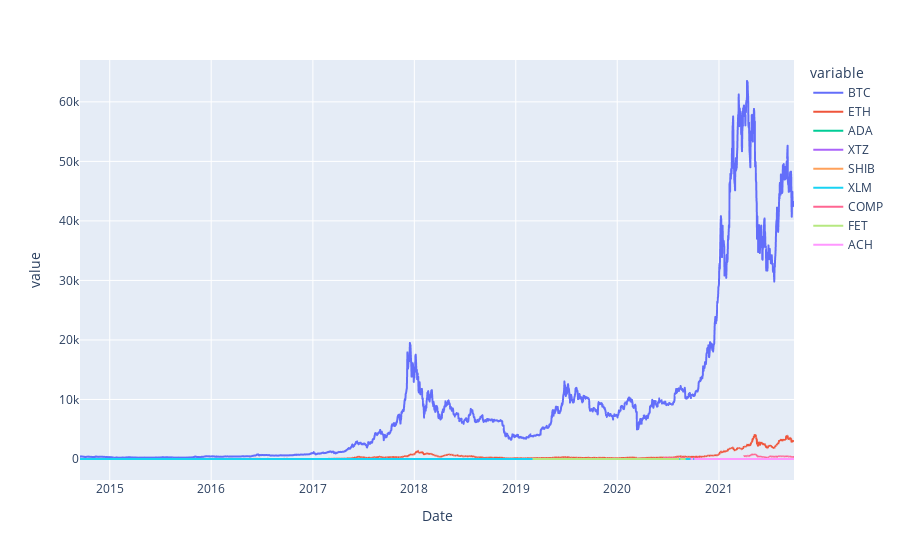

Notebook source saved alongside this figure:
### Code cell
fig = px.line(df, y=data_cols)
fig.show();

### Figure 1 — Plotly figure (JSON) as saved in the notebook; plotly's stock layout.template omitted (floating-point values rounded to 4 significant figures; data arrays with more than 128 entries replaced by an {"elided": "..."} marker saying what was removed)
{"data": [{"hovertemplate": "variable=BTC<br>Date=%{x}<br>value=%{y}<extra></extra>", "legendgroup": "BTC", "line": {"color": "#636efa", "dash": "solid"}, "marker": {"symbol": "circle"}, "mode": "lines", "name": "BTC", "showlegend": true, "type": "scattergl", "x": {"elided": "2794 str values"}, "xaxis": "x", "y": {"elided": "2794 float values"}, "yaxis": "y"}, {"hovertemplate": "variable=ETH<br>Date=%{x}<br>value=%{y}<extra></extra>", "legendgroup": "ETH", "line": {"color": "#EF553B", "dash": "solid"}, "marker": {"symbol": "circle"}, "mode": "lines", "name": "ETH", "showlegend": true, "type": "scattergl", "x": {"elided": "2794 str values"}, "xaxis": "x", "y": {"elided": "2794 float values"}, "yaxis": "y"}, {"hovertemplate": "variable=ADA<br>Date=%{x}<br>value=%{y}<extra></extra>", "legendgroup": "ADA", "line": {"color": "#00cc96", "dash": "solid"}, "marker": {"symbol": "circle"}, "mode": "lines", "name": "ADA", "showlegend": true, "type": "scattergl", "x": {"elided": "2794 str values"}, "xaxis": "x", "y": {"elided": "2794 float values"}, "yaxis": "y"}, {"hovertemplate": "variable=XTZ<br>Date=%{x}<br>value=%{y}<extra></extra>", "legendgroup": "XTZ", "line": {"color": "#ab63fa", "dash": "solid"}, "marker": {"symbol": "circle"}, "mode": "lines", "name": "XTZ", "showlegend": true, "type": "scattergl", "x": {"elided": "2794 str values"}, "xaxis": "x", "y": {"elided": "2794 float values"}, "yaxis": "y"}, {"hovertemplate": "variable=SHIB<br>Date=%{x}<br>value=%{y}<extra></extra>", "legendgroup": "SHIB", "line": {"color": "#FFA15A", "dash": "solid"}, "marker": {"symbol": "circle"}, "mode": "lines", "name": "SHIB", "showlegend": true, "type": "scattergl", "x": {"elided": "2794 str values"}, "xaxis": "x", "y": {"elided": "2794 float values"}, "yaxis": "y"}, {"hovertemplate": "variable=XLM<br>Date=%{x}<br>value=%{y}<extra></extra>", "legendgroup": "XLM", "line": {"color": "#19d3f3", "dash": "solid"}, "marker": {"symbol": "circle"}, "mode": "lines", "name": "XLM", "showlegend": true, "type": "scattergl", "x": {"elided": "2794 str values"}, "xaxis": "x", "y": {"elided": "2794 float values"}, "yaxis": "y"}, {"hovertemplate": "variable=COMP<br>Date=%{x}<br>value=%{y}<extra></extra>", "legendgroup": "COMP", "line": {"color": "#FF6692", "dash": "solid"}, "marker": {"symbol": "circle"}, "mode": "lines", "name": "COMP", "showlegend": true, "type": "scattergl", "x": {"elided": "2794 str values"}, "xaxis": "x", "y": {"elided": "2794 float values"}, "yaxis": "y"}, {"hovertemplate": "variable=FET<br>Date=%{x}<br>value=%{y}<extra></extra>", "legendgroup": "FET", "line": {"color": "#B6E880", "dash": "solid"}, "marker": {"symbol": "circle"}, "mode": "lines", "name": "FET", "showlegend": true, "type": "scattergl", "x": {"elided": "2794 str values"}, "xaxis": "x", "y": {"elided": "2794 float values"}, "yaxis": "y"}, {"hovertemplate": "variable=ACH<br>Date=%{x}<br>value=%{y}<extra></extra>", "legendgroup": "ACH", "line": {"color": "#FF97FF", "dash": "solid"}, "marker": {"symbol": "circle"}, "mode": "lines", "name": "ACH", "showlegend": true, "type": "scattergl", "x": {"elided": "2794 str values"}, "xaxis": "x", "y": {"elided": "2794 float values"}, "yaxis": "y"}], "layout": {"autosize": true, "legend": {"title": {"text": "variable"}, "tracegroupgap": 0}, "margin": {"t": 60}, "xaxis": {"anchor": "y", "autorange": true, "domain": [0, 1], "range": ["2014-09-16", "2021-09-28"], "showspikes": false, "title": {"text": "Date"}, "type": "date"}, "yaxis": {"anchor": "x", "autorange": true, "domain": [0, 1], "range": [-3528.0, 67030.0], "showspikes": false, "title": {"text": "value"}, "type": "linear"}}}
